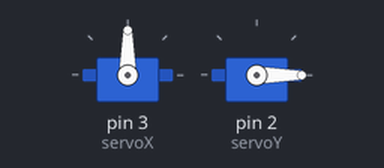
This sketch was run on a simulated Arduino Uno, built with avr-gcc and run on an emulated ATmega328P. Shown: 2 × servo.

Above: at 32.0 s.
Timing chart, 0 to 40.0 s (numbered marks = the images above):
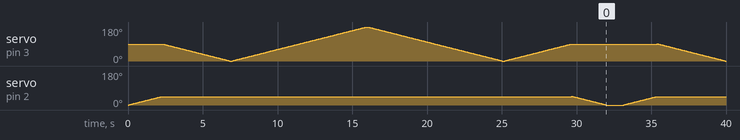

The sketch:

pantilt.ino
```cpp
#include <Servo.h>

Servo servoX; // horizontal servo
Servo servoY; // vertical servo

int posX = 90; // initial position of the horizontal servo
int posY = 0;  // initial position of the vertical servo

void setup()
{
    servoX.attach(3);   // attach the horizontal servo to pin 9
    servoY.attach(2);  // attach the vertical servo to pin 10
}

void loop()
{
    servo_start();

    servo_sweep();

    servo_end();
    delay(1000);
}

void servo_start()
{
    for (posY = posY; posY <= 45; posY += 1)
    {
        servoY.write(posY); // move the vertical servo
        delay(50);          // delay between movements
    }

    for (posX = posX; posX >= 0; posX -= 1)
    {
        servoX.write(posX); // move the horizontal servo
        delay(50);          // delay between movements
    }
}

void servo_sweep()
{
    unsigned long start_time = millis(); // get the current time
    while (millis() - start_time < 10000)
    { // run the loop for 10 seconds

        for (posX = posX; posX <= 180; posX += 1)
        {
            servoX.write(posX); // move the horizontal servo
            delay(50);          // delay between movements
        }
        for (posX = posX; posX >= 0; posX -= 1)
        {
            servoX.write(posX); // move the horizontal servo
            delay(50);          // delay between movements
        }
    }
}

void servo_end()
{
    // stop the servos and wait for 1 second before starting the next loop
    for (posX = posX; posX <= 90; posX += 1)
    {
        servoX.write(posX); // move the horizontal servo
        delay(50);          // delay between movements
    }

    for (posY = posY; posY >= 0; posY -= 1)
    {
        servoY.write(posY); // move the vertical servo
        delay(50);          // delay between movements
    }
}
```
